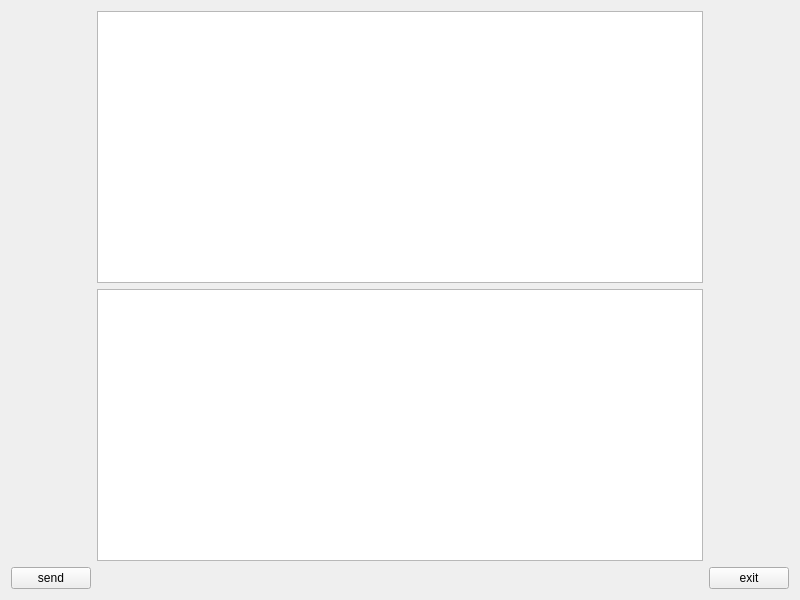
<?xml version="1.0" encoding="UTF-8"?>
<ui version="4.0">
 <class>severWidget</class>
 <widget class="QWidget" name="severWidget">
  <property name="geometry">
   <rect>
    <x>0</x>
    <y>0</y>
    <width>800</width>
    <height>600</height>
   </rect>
  </property>
  <property name="windowTitle">
   <string>severWidget</string>
  </property>
  <layout class="QGridLayout" name="gridLayout">
   <item row="0" column="1">
    <widget class="QTextEdit" name="textEditRead">
     <property name="readOnly">
      <bool>true</bool>
     </property>
    </widget>
   </item>
   <item row="1" column="1">
    <widget class="QTextEdit" name="textEditWrite"/>
   </item>
   <item row="2" column="0">
    <widget class="QPushButton" name="pushButton">
     <property name="text">
      <string>send</string>
     </property>
    </widget>
   </item>
   <item row="2" column="1">
    <spacer name="horizontalSpacer">
     <property name="orientation">
      <enum>Qt::Horizontal</enum>
     </property>
     <property name="sizeHint" stdset="0">
      <size>
       <width>575</width>
       <height>20</height>
      </size>
     </property>
    </spacer>
   </item>
   <item row="2" column="2">
    <widget class="QPushButton" name="pushButton_2">
     <property name="text">
      <string>exit</string>
     </property>
    </widget>
   </item>
  </layout>
 </widget>
 <resources/>
 <connections/>
</ui>
